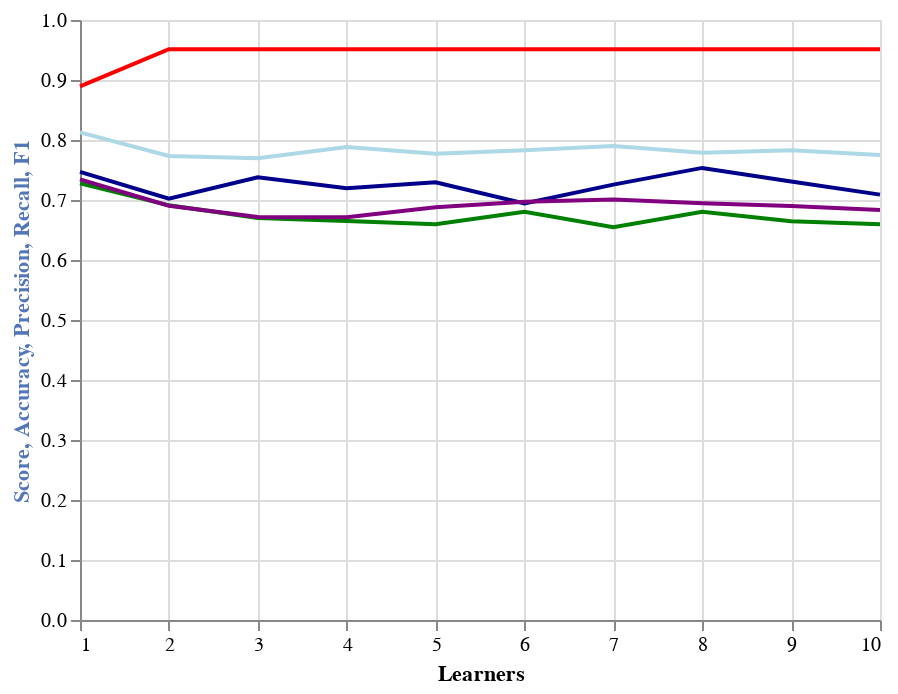

The notebook cell saved with this chart:
### Code cell
import altair as alt


source = ada_results2

alt.Chart(source).mark_trail().encode(
    y='Score',
    x='Learners',
    size='Precision'

)

base = alt.Chart(source).encode(
        alt.X('Learners')
)

line_M = base.mark_line(color='red').encode(
    alt.Y('Score:Q', axis=alt.Axis(titleColor='#5276B7'),title='Score')
)

line_A = base.mark_line(color='lightblue').encode(
    alt.Y('Accuracy:Q', axis=alt.Axis(titleColor='#5276A7'),title='Accuracy')
)

line_B = base.mark_line(color='darkblue').encode(
    alt.Y('Precision:Q', axis=alt.Axis(titleColor='#A18727'),title='Precision')
)

line_C = base.mark_line(color='green').encode(
    alt.Y('Recall:Q', axis=alt.Axis(titleColor='#F11111'),title='Recall')
)

line_D = base.mark_line(color='purple').encode(
    alt.Y('F1:Q', axis=alt.Axis(titleColor='#OOOFFF'),title='F1')
)

alt.layer(line_M,line_A, line_B, line_C, line_D)#.resolve_scale(y='independent')

### Figure 1 — Vega-Lite specification as saved in the notebook (floating-point values rounded to 4 significant figures)
{"config": {"view": {"continuousWidth": 400, "continuousHeight": 300}}, "layer": [{"mark": {"type": "line", "color": "red"}, "encoding": {"x": {"type": "quantitative", "field": "Learners"}, "y": {"type": "quantitative", "axis": {"titleColor": "#5276B7"}, "field": "Score", "title": "Score"}}}, {"mark": {"type": "line", "color": "lightblue"}, "encoding": {"x": {"type": "quantitative", "field": "Learners"}, "y": {"type": "quantitative", "axis": {"titleColor": "#5276A7"}, "field": "Accuracy", "title": "Accuracy"}}}, {"mark": {"type": "line", "color": "darkblue"}, "encoding": {"x": {"type": "quantitative", "field": "Learners"}, "y": {"type": "quantitative", "axis": {"titleColor": "#A18727"}, "field": "Precision", "title": "Precision"}}}, {"mark": {"type": "line", "color": "green"}, "encoding": {"x": {"type": "quantitative", "field": "Learners"}, "y": {"type": "quantitative", "axis": {"titleColor": "#F11111"}, "field": "Recall", "title": "Recall"}}}, {"mark": {"type": "line", "color": "purple"}, "encoding": {"x": {"type": "quantitative", "field": "Learners"}, "y": {"type": "quantitative", "axis": {"titleColor": "#OOOFFF"}, "field": "F1", "title": "F1"}}}], "data": {"name": "data-d4b5dc0380d540308d229cfb8b058dd8"}, "$schema": "https://vega.github.io/schema/vega-lite/v4.8.1.json", "datasets": {"data-d4b5dc0380d540308d229cfb8b058dd8": [{"Learners": 2, "Score": 0.9513, "Accuracy": 0.7733, "Precision": 0.7022, "Recall": 0.6911, "F1": 0.6904}, {"Learners": 3, "Score": 0.9513, "Accuracy": 0.7696, "Precision": 0.738, "Recall": 0.6702, "F1": 0.6719}, {"Learners": 4, "Score": 0.9513, "Accuracy": 0.7883, "Precision": 0.7195, "Recall": 0.6649, "F1": 0.6714}, {"Learners": 5, "Score": 0.9513, "Accuracy": 0.777, "Precision": 0.7297, "Recall": 0.6598, "F1": 0.6878}, {"Learners": 6, "Score": 0.9513, "Accuracy": 0.7827, "Precision": 0.6942, "Recall": 0.6803, "F1": 0.6971}, {"Learners": 7, "Score": 0.9513, "Accuracy": 0.7902, "Precision": 0.7256, "Recall": 0.6545, "F1": 0.701}, {"Learners": 8, "Score": 0.9513, "Accuracy": 0.7789, "Precision": 0.7535, "Recall": 0.6803, "F1": 0.6946}, {"Learners": 9, "Score": 0.9513, "Accuracy": 0.7827, "Precision": 0.7308, "Recall": 0.6646, "F1": 0.69}, {"Learners": 10, "Score": 0.9513, "Accuracy": 0.7752, "Precision": 0.709, "Recall": 0.6595, "F1": 0.6833}, {"Learners": 1, "Score": 0.8895, "Accuracy": 0.8127, "Precision": 0.7469, "Recall": 0.7277, "F1": 0.7345}]}}
